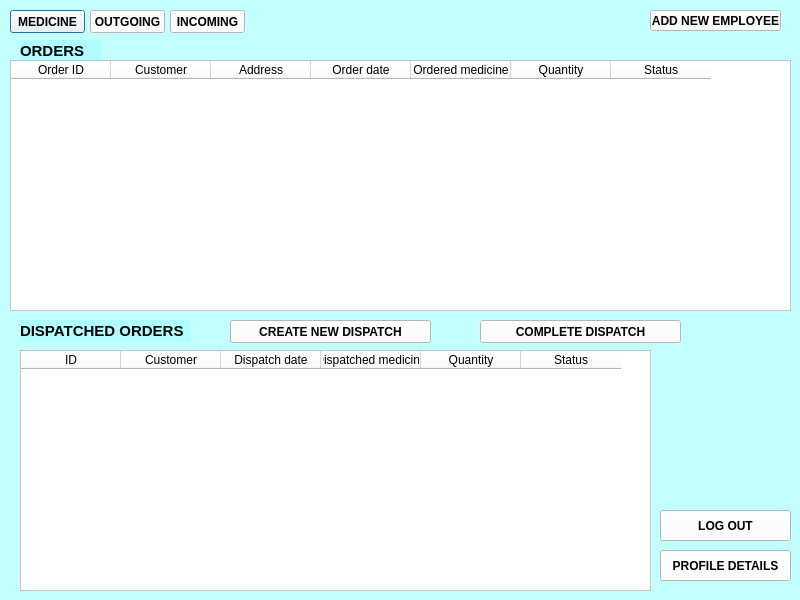
<?xml version="1.0" encoding="UTF-8"?>
<ui version="4.0">
 <class>Dialog</class>
 <widget class="QDialog" name="Dialog">
  <property name="geometry">
   <rect>
    <x>0</x>
    <y>0</y>
    <width>800</width>
    <height>600</height>
   </rect>
  </property>
  <property name="minimumSize">
   <size>
    <width>800</width>
    <height>600</height>
   </size>
  </property>
  <property name="windowTitle">
   <string>ORDERS</string>
  </property>
  <property name="windowIcon">
   <iconset>
    <normaloff>:/icon/cross.jpg</normaloff>:/icon/cross.jpg</iconset>
  </property>
  <property name="styleSheet">
   <string notr="true">background-color: rgba(85, 255, 255, 50);</string>
  </property>
  <widget class="QPushButton" name="Medicine">
   <property name="geometry">
    <rect>
     <x>10</x>
     <y>10</y>
     <width>75</width>
     <height>23</height>
    </rect>
   </property>
   <property name="font">
    <font>
     <weight>75</weight>
     <bold>true</bold>
    </font>
   </property>
   <property name="styleSheet">
    <string notr="true">background-color: rgb(255, 255, 255);</string>
   </property>
   <property name="text">
    <string>MEDICINE</string>
   </property>
  </widget>
  <widget class="QPushButton" name="Orders">
   <property name="geometry">
    <rect>
     <x>90</x>
     <y>10</y>
     <width>75</width>
     <height>23</height>
    </rect>
   </property>
   <property name="font">
    <font>
     <weight>75</weight>
     <bold>true</bold>
    </font>
   </property>
   <property name="styleSheet">
    <string notr="true">background-color: rgb(255, 255, 255);</string>
   </property>
   <property name="text">
    <string>OUTGOING</string>
   </property>
  </widget>
  <widget class="QPushButton" name="Shipments">
   <property name="geometry">
    <rect>
     <x>170</x>
     <y>10</y>
     <width>75</width>
     <height>23</height>
    </rect>
   </property>
   <property name="font">
    <font>
     <weight>75</weight>
     <bold>true</bold>
    </font>
   </property>
   <property name="styleSheet">
    <string notr="true">background-color: rgb(255, 255, 255);</string>
   </property>
   <property name="text">
    <string>INCOMING</string>
   </property>
  </widget>
  <widget class="QTableWidget" name="Table_orders">
   <property name="geometry">
    <rect>
     <x>10</x>
     <y>60</y>
     <width>781</width>
     <height>251</height>
    </rect>
   </property>
   <property name="styleSheet">
    <string notr="true">background-color: rgb(255, 255, 255);</string>
   </property>
   <property name="editTriggers">
    <set>QAbstractItemView::NoEditTriggers</set>
   </property>
   <attribute name="verticalHeaderVisible">
    <bool>false</bool>
   </attribute>
   <column>
    <property name="text">
     <string>Order ID</string>
    </property>
   </column>
   <column>
    <property name="text">
     <string>Customer</string>
    </property>
   </column>
   <column>
    <property name="text">
     <string>Address</string>
    </property>
   </column>
   <column>
    <property name="text">
     <string>Order date</string>
    </property>
   </column>
   <column>
    <property name="text">
     <string>Ordered medicine</string>
    </property>
   </column>
   <column>
    <property name="text">
     <string>Quantity</string>
    </property>
   </column>
   <column>
    <property name="text">
     <string>Status</string>
    </property>
   </column>
  </widget>
  <widget class="QTableWidget" name="Table_dispatched">
   <property name="geometry">
    <rect>
     <x>20</x>
     <y>350</y>
     <width>631</width>
     <height>241</height>
    </rect>
   </property>
   <property name="styleSheet">
    <string notr="true">background-color: rgb(255, 255, 255);</string>
   </property>
   <property name="editTriggers">
    <set>QAbstractItemView::NoEditTriggers</set>
   </property>
   <attribute name="verticalHeaderVisible">
    <bool>false</bool>
   </attribute>
   <column>
    <property name="text">
     <string>ID</string>
    </property>
   </column>
   <column>
    <property name="text">
     <string>Customer</string>
    </property>
   </column>
   <column>
    <property name="text">
     <string>Dispatch date</string>
    </property>
   </column>
   <column>
    <property name="text">
     <string>Dispatched medicine</string>
    </property>
   </column>
   <column>
    <property name="text">
     <string>Quantity</string>
    </property>
   </column>
   <column>
    <property name="text">
     <string>Status</string>
    </property>
   </column>
  </widget>
  <widget class="QLabel" name="label">
   <property name="geometry">
    <rect>
     <x>20</x>
     <y>40</y>
     <width>81</width>
     <height>21</height>
    </rect>
   </property>
   <property name="font">
    <font>
     <pointsize>11</pointsize>
     <weight>75</weight>
     <bold>true</bold>
    </font>
   </property>
   <property name="text">
    <string>ORDERS</string>
   </property>
  </widget>
  <widget class="QLabel" name="label_3">
   <property name="geometry">
    <rect>
     <x>20</x>
     <y>320</y>
     <width>171</width>
     <height>21</height>
    </rect>
   </property>
   <property name="font">
    <font>
     <pointsize>11</pointsize>
     <weight>75</weight>
     <bold>true</bold>
    </font>
   </property>
   <property name="text">
    <string>DISPATCHED ORDERS</string>
   </property>
  </widget>
  <widget class="QPushButton" name="Create_dispatch">
   <property name="geometry">
    <rect>
     <x>230</x>
     <y>320</y>
     <width>201</width>
     <height>23</height>
    </rect>
   </property>
   <property name="font">
    <font>
     <weight>75</weight>
     <bold>true</bold>
    </font>
   </property>
   <property name="styleSheet">
    <string notr="true">background-color: rgb(255, 255, 255);</string>
   </property>
   <property name="text">
    <string>CREATE NEW DISPATCH</string>
   </property>
  </widget>
  <widget class="QPushButton" name="Complete_dispatch">
   <property name="geometry">
    <rect>
     <x>480</x>
     <y>320</y>
     <width>201</width>
     <height>23</height>
    </rect>
   </property>
   <property name="font">
    <font>
     <weight>75</weight>
     <bold>true</bold>
    </font>
   </property>
   <property name="styleSheet">
    <string notr="true">background-color: rgb(255, 255, 255);</string>
   </property>
   <property name="text">
    <string>COMPLETE DISPATCH</string>
   </property>
  </widget>
  <widget class="QPushButton" name="add_employee">
   <property name="geometry">
    <rect>
     <x>650</x>
     <y>10</y>
     <width>131</width>
     <height>21</height>
    </rect>
   </property>
   <property name="font">
    <font>
     <weight>75</weight>
     <bold>true</bold>
    </font>
   </property>
   <property name="styleSheet">
    <string notr="true">background-color: rgb(255, 255, 255);</string>
   </property>
   <property name="text">
    <string>ADD NEW EMPLOYEE</string>
   </property>
  </widget>
  <widget class="QPushButton" name="profile">
   <property name="geometry">
    <rect>
     <x>660</x>
     <y>550</y>
     <width>131</width>
     <height>31</height>
    </rect>
   </property>
   <property name="font">
    <font>
     <weight>75</weight>
     <bold>true</bold>
    </font>
   </property>
   <property name="styleSheet">
    <string notr="true">background-color: rgb(255, 255, 255);</string>
   </property>
   <property name="text">
    <string>PROFILE DETAILS</string>
   </property>
  </widget>
  <widget class="QPushButton" name="logout">
   <property name="geometry">
    <rect>
     <x>660</x>
     <y>510</y>
     <width>131</width>
     <height>31</height>
    </rect>
   </property>
   <property name="font">
    <font>
     <weight>75</weight>
     <bold>true</bold>
    </font>
   </property>
   <property name="styleSheet">
    <string notr="true">background-color: rgb(255, 255, 255);</string>
   </property>
   <property name="text">
    <string>LOG OUT</string>
   </property>
  </widget>
 </widget>
 <resources>
  <include location="icon.qrc"/>
 </resources>
 <connections/>
</ui>
